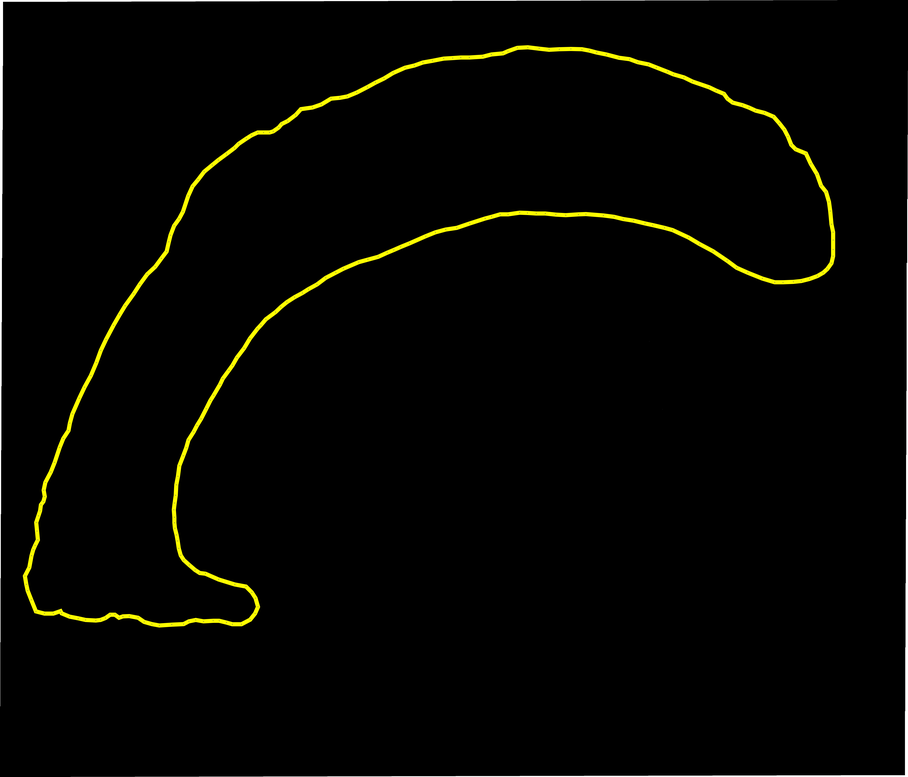
#> input picture 16_cortex.png, 908 x 777 px, shrunk from 6579 x 5628 before the run
$ jupyter execute --allow-errors 2019_05_02Mapping.ipynb
#> lines starting #> are read from the running program, lines starting #| are printed output that depends on the picture; after the words box and inside, x2 and y2 are one past the last pixel; in counts of white or black regions, pixels touching at a corner belong together
[cell 1]
import matplotlib.pyplot as plt

import skimage.io
from skimage.filters import threshold_mean
from skimage.filters import try_all_threshold

imname = '16_cortex.png'
img = skimage.io.imread(imname)
#> img is the input picture: shape (777, 908, 3); mean R, G, B 5.1, 5.1, 1.5

img2D = img[:, :, 0]
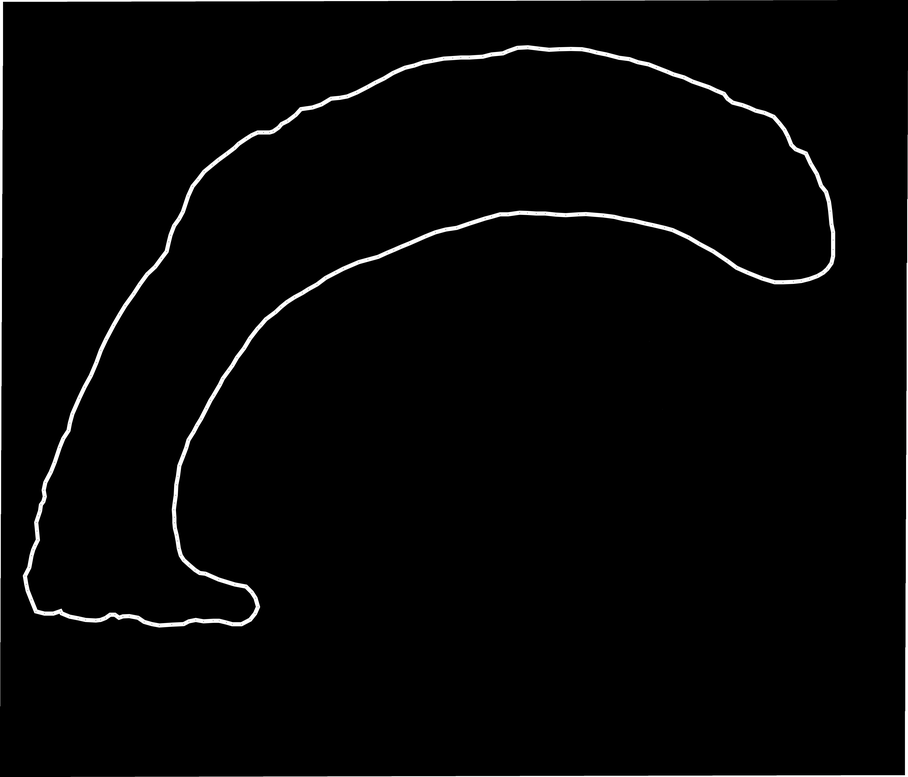
#> img2D: shape (777, 908); min 0, max 255, mean 5.1

#thresh = try_all_(img2D)
binary = img2D > 0
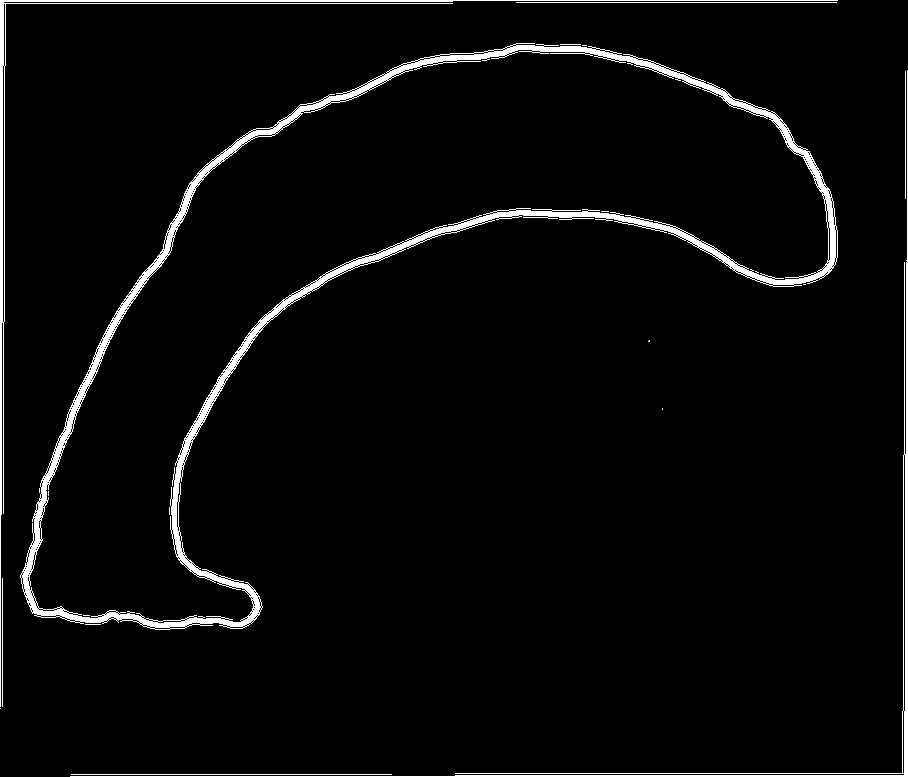
#> binary: shape (777, 908) bool; 3.8% white; 19 white regions (11 under 20 px), largest, box (x1, y1, x2, y2) and area: (20, 43, 838, 630) 18122, (70, 70, 908, 777) 3855, (0, 0, 838, 707) 3853

plt.imshow(binary)
plt.show()

[cell 2]
import scipy.ndimage as ndimage
import matplotlib.pyplot as plt
filled = ndimage.binary_fill_holes(binary).astype(int)
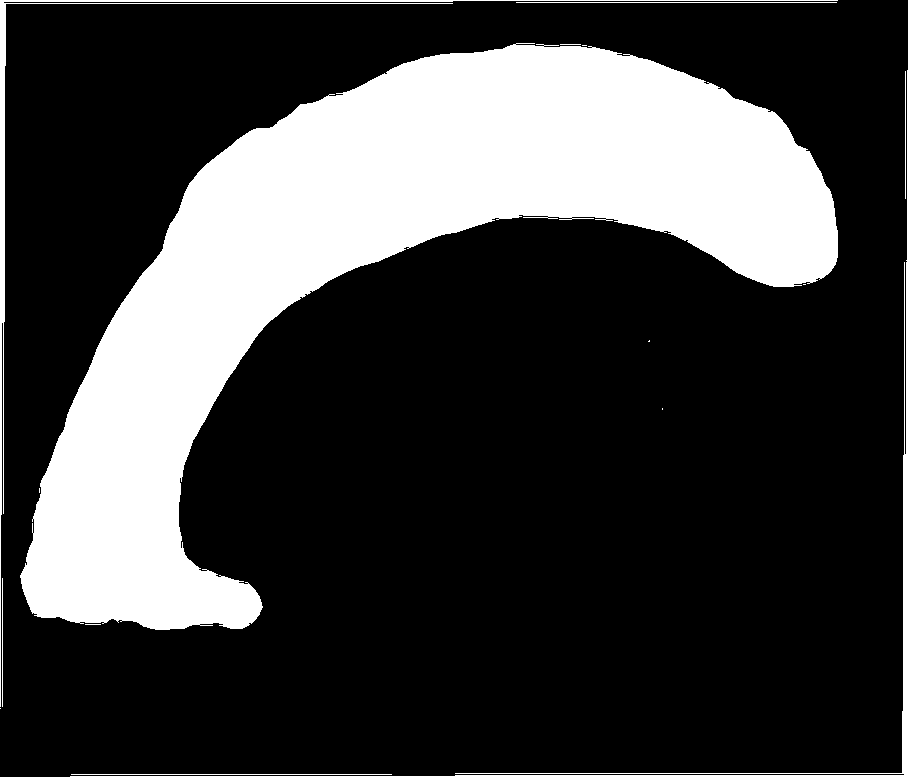
#> filled: shape (777, 908) int64; values 0 (black) and 1 (white), 24.6% white; 15 white regions (7 under 20 px), largest, box (x1, y1, x2, y2) and area: (20, 43, 838, 630) 164292, (70, 70, 908, 777) 4173, (0, 0, 838, 707) 4171

fig = plt.figure(figsize=(3,3))

a = fig.add_subplot(1,1,1)
imgplot = plt.imshow(filled)
a.set_title('Cortex')
a.set_axis_off()

plt.imshow(filled)
plt.show()
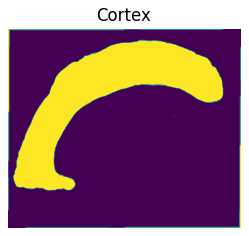
#> figure drawn by matplotlib, 1 panel
fig.savefig('Cortex.png')

$ run again, with 16_caudateputamen.png copied over 16_cortex.png
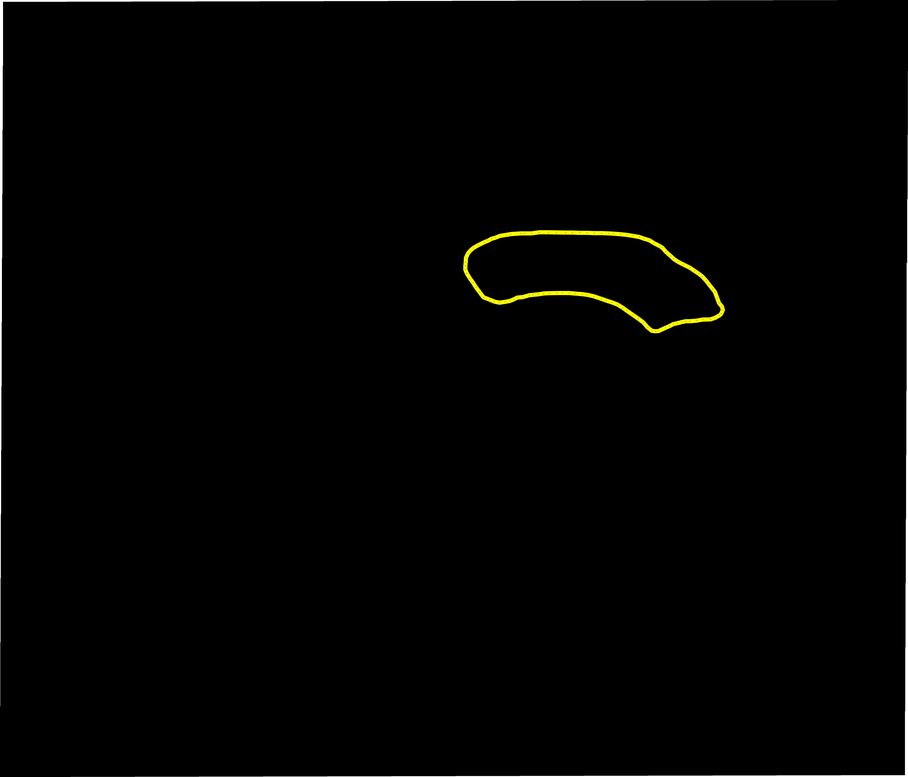
#> input picture 16_caudateputamen.png, 908 x 777 px, shrunk from 6579 x 5628 before the run
#> img is the input picture: shape (777, 908, 3); mean R, G, B 2.3, 2.3, 1.4
#> `binary = img2D > 0`:
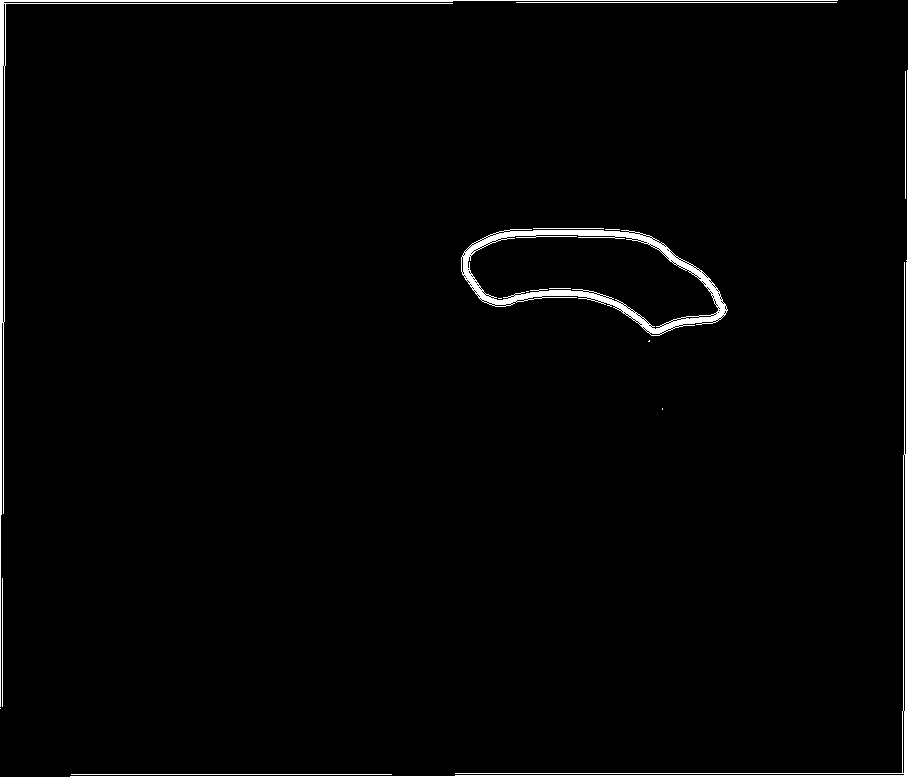
#> binary: shape (777, 908) bool; 1.8% white; 15 white regions (6 under 20 px), largest, box (x1, y1, x2, y2) and area: (461, 229, 728, 336) 4247, (70, 70, 908, 777) 3855, (0, 0, 838, 707) 3853
#> filled: shape (777, 908) int64; values 0 (black) and 1 (white), 3.9% white; 12 white regions (4 under 20 px), largest, box (x1, y1, x2, y2) and area: (461, 229, 728, 336) 18177, (70, 70, 908, 777) 4173, (0, 0, 838, 707) 4171
#> `plt.show()`:
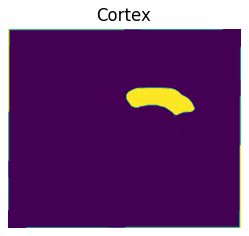
#> figure drawn by matplotlib, 1 panel

$ run again, with 16_corpuscallosum.png copied over 16_cortex.png
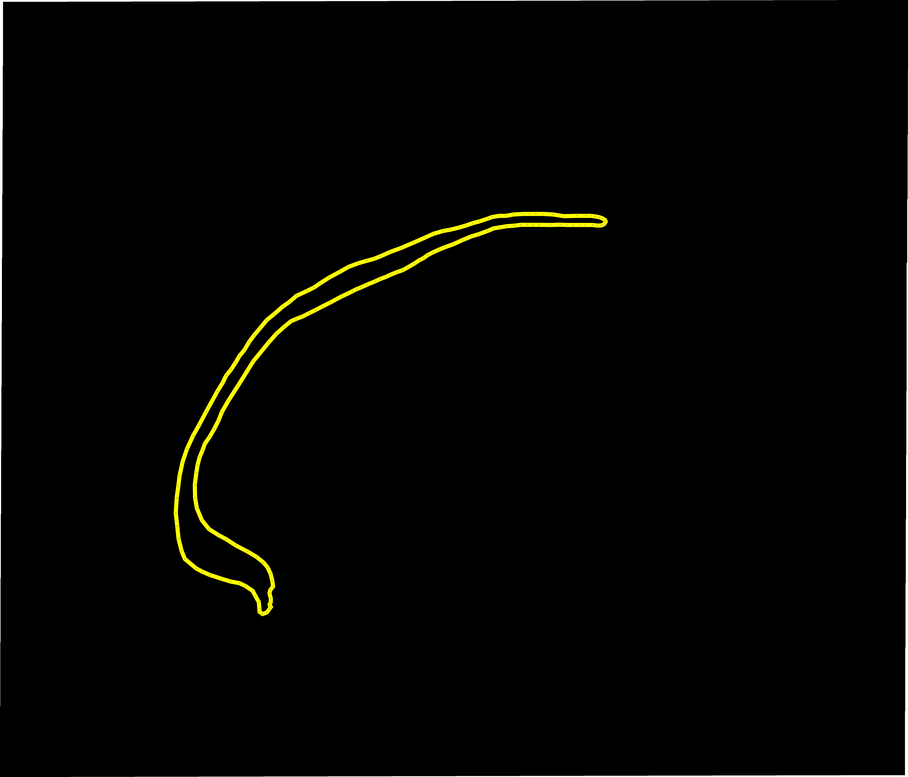
#> input picture 16_corpuscallosum.png, 908 x 777 px, shrunk from 6579 x 5628 before the run
#> img is the input picture: shape (777, 908, 3); mean R, G, B 3.6, 3.6, 1.4
#> `binary = img2D > 0`:
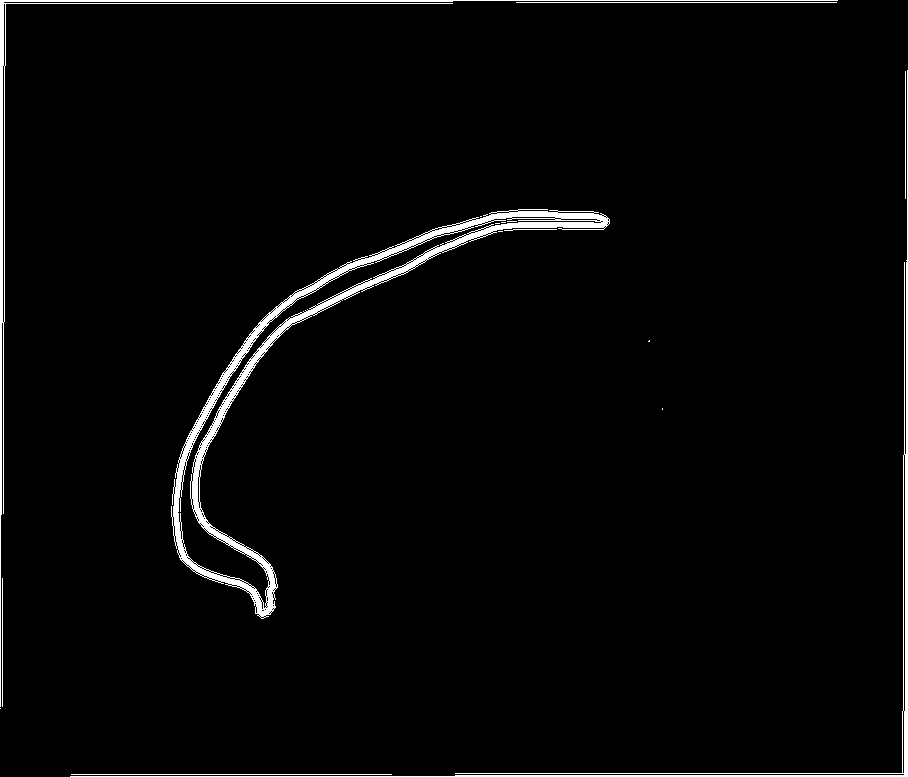
#> binary: shape (777, 908) bool; 2.7% white; 16 white regions (8 under 20 px), largest, box (x1, y1, x2, y2) and area: (171, 209, 610, 619) 10464, (70, 70, 908, 777) 3855, (0, 0, 838, 707) 3853
#> filled: shape (777, 908) int64; values 0 (black) and 1 (white), 4% white; 13 white regions (5 under 20 px), largest, box (x1, y1, x2, y2) and area: (171, 209, 610, 619) 19166, (70, 70, 908, 777) 4173, (0, 0, 838, 707) 4171
#> `plt.show()`:
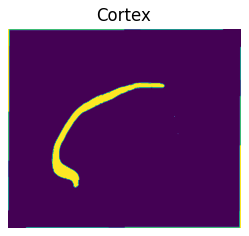
#> figure drawn by matplotlib, 1 panel
